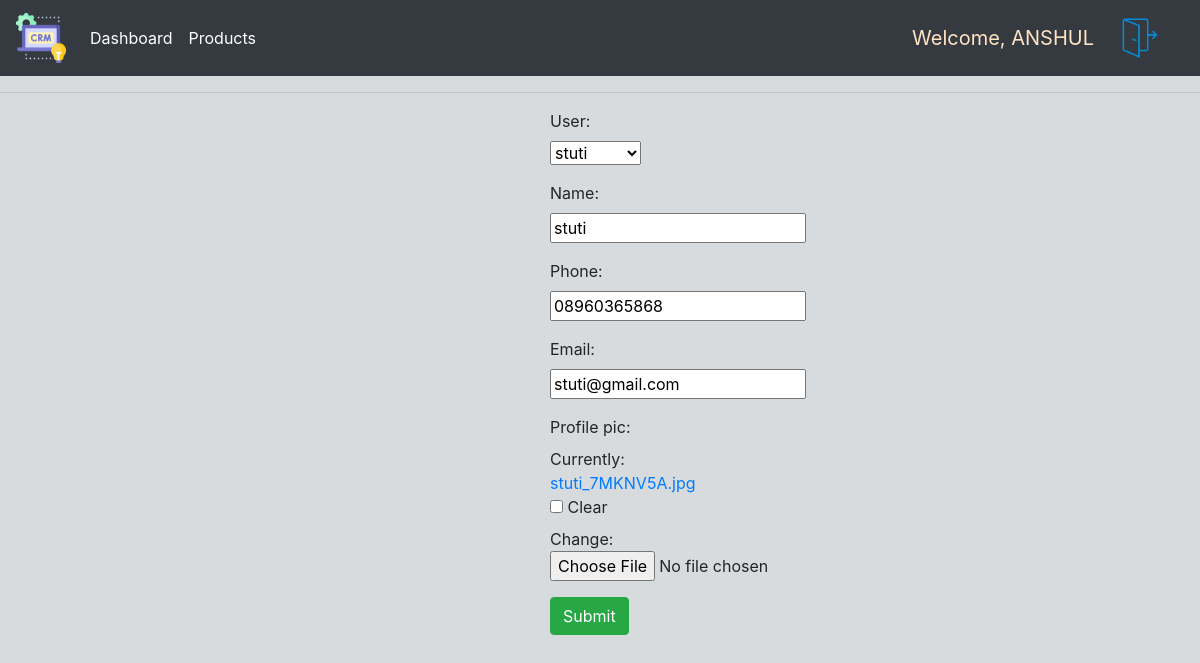
Page /update_customer/22/ (signed in) on the committed database.
### accounts/models.py (models this page shows, shortened)
class Customer(models.Model):
    user = models.OneToOneField(User,null= True, on_delete=models.CASCADE,blank = True)
    name = models.CharField(max_length = 200, null = True)
    phone = models.CharField(max_length =20, null = True)
    email = models.EmailField(max_length = 200, null = True)
    date_created = models.DateTimeField(auto_now_add= True)
    profile_pic = models.ImageField(default = "profilepictureunique.png", null = True,blank = True)

### accounts/decorators.py (the view)
        def wrapper_func(request,*args,**kwargs):
            group = None
            if request.user.groups.exists():
                group = request.user.groups.all()[0].name
            if group in allowed_roles:
                return view_func(request,*args,**kwargs)
            else:
                return HttpResponse('You are not allowed to be here')
            return view_func(request,*args,**kwargs)

### accounts/forms.py
class CustomerForm(ModelForm):
    class Meta:
        model = Customer
        fields = "__all__"

### accounts/views.py (called while the page is built)
@login_required(login_url='login')
@allowed_users(allowed_roles=['admin'])
def updateCustomer(request,pk):
    customer = Customer.objects.get(id=pk)
    form = CustomerForm(instance=customer)
    if (request.method == "POST"):
            form = CustomerForm(request.POST,instance=customer)
            if form.is_valid():
                form.save()
                return redirect('/')
    context = {'form':form}
    return render(request,'accounts/create_Customer.html',context)

### accounts/templates/accounts/create_Customer.html (shortened to what this page needs)
{% extends 'accounts/main.html'%}
{% load static %}
{%block content%}
<div id = "cc">
    <form action="" method="POST" >
        <div>
            {{form.as_p}}
            <input type="submit" name= "Submit" class="btn btn-success">
        </div>
    </form>
</div>
{%endblock%}

### accounts/templates/accounts/navbar.html (shortened to what this page needs)
{% load static%}
<nav class="navbar navbar-expand-lg navbar-dark bg-dark">
    <a class="navbar-brand" href="{% url 'home' %}">
        <img src="{%static 'images/crm.png'%}" width="50" height="50" alt="" id = "navbarImage">
    </a>
    <div class="collapse navbar-collapse" id="navbarNav">
      <ul class="navbar-nav">
        {% if request.user.is_staff%}
        <li class="nav-item active">
          <a class="nav-link" href="{% url 'home' %}">Dashboard </a>
        </li>
        <li class="nav-item active">
          <a class="nav-link" href="{% url 'products' %}">Products</a>
        </li>
        {%else%}
        <li class = "nav-item">
          <a class = "nav-link" href="{% url 'account' %}">
            <img src="{%static 'images/settings.png'%}" width="50" height="50" alt="" id = "navbarImage">
          </a>
        </li>
        {%endif%}
      </ul>
    </div>
    <span class = "hello-msg">Welcome, {{request.user|upper}}</span>
    <span class = "hello-msg">
      <a href="{% url 'logout' %}">
        <img src="{%static 'images/logout_new.png'%}" width="50" height="50" alt="" id = "navbarImage">
      </a>
    </span>
  </nav>

### static/css/main.css (style rules this page uses)
body { background-color: #a9aeb671; }

### accounts/templates/accounts/navbar.html (style rules this page uses)
.hello-msg { font-size: 20px; color: bisque; margin-right: 20px; }

### accounts/templates/accounts/create_Customer.html (style rules this page uses)
#cc { width: 100px; height: 100px; position: top; top:0; bottom: 0; left: 0; right: 0; margin: auto; }

### rows in the picture
Customer: user "stuti", name "stuti", phone "08960365868", email "stuti@gmail.com"

### other values in the picture
{{ request.user|upper }} "ANSHUL"
